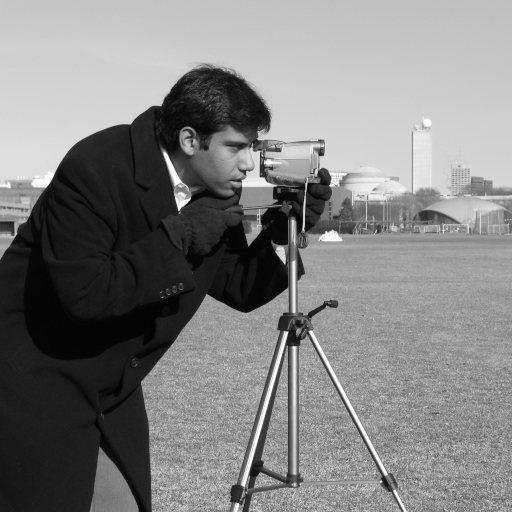
#> input picture skimage.data.camera(), 512 x 512 px
$ jupyter execute --allow-errors face_detection_and_recognition.ipynb   (shell and % lines are left out)
#> lines starting #> are read from the running program, lines starting #| are printed output that depends on the picture
# Laboratory #06 : Face detection and recognition

At the end of this laboratory, you would get familiarized with

*   Face detection
    *   Integral images
    *   Haar-like feature computation
    *   Adaboost
*   Face recognition
    *   Eigen Faces
    *   PCA and LDA

**Remember this is a graded exercise.**

*   For every plot, make sure you provide appropriate titles, axis labels, legends, wherever applicable.
*   Create reusable functions where ever possible, so that the code could be reused at different places.
*   Use will have to mount your drive to access the images.

---

# **Students** (First Name and Last Name)

1. Marc Gonzalez Vidal
2. Oriol Miró Feliu-Lopez

---

[cell 1]
from google.colab import drive
drive.mount('/content/drive')

[cell 2]
base_path = '/content/drive/MyDrive/images/'

[cell 3]
# Loading necessary libraries (Feel free to add new libraries if you need for any computation)

import numpy as np
from skimage import io, data
import os
import matplotlib
from PIL import Image
from multiprocessing import Pool
from functools import partial
import time
import timeit
from matplotlib import pyplot as plt
import pandas as pd
import seaborn as sns

# Face Detection

## **Exercise #1:**

*   Build a function compute_integral_image that computes the integral image of an input (2D) array. In an integral image each pixel is the sum of all pixels in the original image that are 'left and above' the pixel. See the following example:

```
Original    Integral
+--------   +------------
| 1 2 3 .   | 0  0  0  0 .
| 4 5 6 .   | 0  1  3  6 .
| . . . .   | 0  5 12 21 .
            | . . . . . .
```

*   The integral image must have an additional row and column full of zeros (first row and first column).
*   Make sure that the values of the integral image are correct.
*   Plot the output of the integral image for the following array:

```
img_array = np.array([[1,2,2,2,1],[1,2,2,2,1],[1,2,2,2,1],[1,2,2,2,1]])
```

[cell 4]
def compute_integral_image(img_arr):
    """
    Calculates the integral image based on this instance's original image data.
    :param img_arr: Image source data
    :type img_arr: numpy.ndarray
    :return Integral image for given image
    :rtype: numpy.ndarray
    """
    # an index of -1 refers to the last row/column
    # since row_sum is calculated starting from (0,0),
    # rowSum(x, -1) == 0 holds for all x
    # we need an additional column and row
    integral_image_arr = np.zeros((img_arr.shape[0] + 1, img_arr.shape[1] + 1))


    # Add code here
    integral_image_arr[1:,1:] = np.cumsum(np.cumsum(img_arr, axis=1), axis=0)

    return integral_image_arr

[cell 5]
img_array = np.array([[1, 2, 2, 2, 1], [1, 2, 2, 2, 1], [1, 2, 2, 2, 1], [1, 2, 2, 2, 1]])
plt.imshow(img_array, cmap="gray", vmin=0, vmax= 5)
plt.title("Array image")
plt.show()
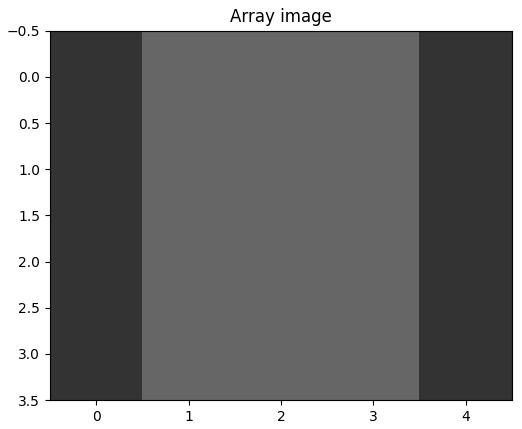
#> figure drawn by matplotlib, 1 panel

[cell 6]
ii_img_array = compute_integral_image(img_array)
print(img_array)
print(ii_img_array)

*   Test the function using 'camera' image from the data module. Plot the original image and the integral image.

[cell 7]
camera_image = data.camera()
#> camera_image is the input picture: shape (512, 512); min 0, max 255, mean 129.1

integral_image = compute_integral_image(camera_image)
#> in compute_integral_image (call 2), `integral_image_arr[1:,1:] = np.cumsum(np.cumsum(img_arr, axis=1), axis..`:
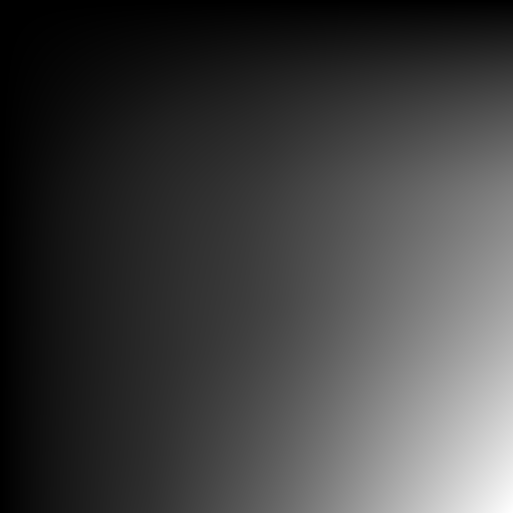
#> integral_image_arr: shape (513, 513) float64; min 0, max 33832495, mean 8534829.6; drawn with min black and max white

plt.figure(figsize=(12, 6))

plt.subplot(1, 2, 1)
plt.imshow(camera_image, cmap='gray')
plt.title("Original Image (Camera)")
plt.axis("off")

plt.subplot(1, 2, 2)
plt.imshow(integral_image, cmap='gray')
plt.title("Integral Image")
plt.axis("off")

plt.show()
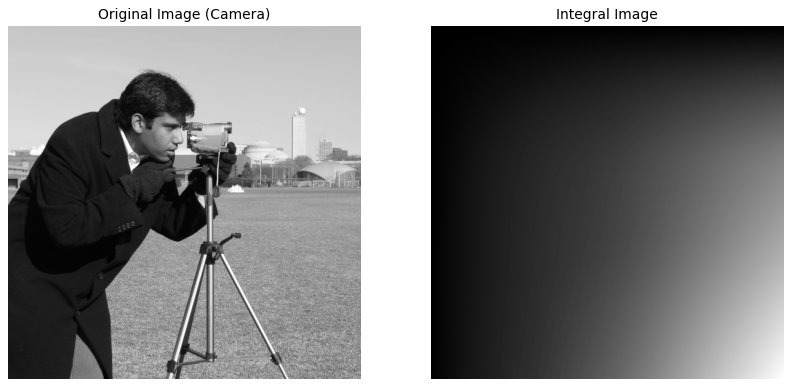
#> figure drawn by matplotlib, 2 panels
